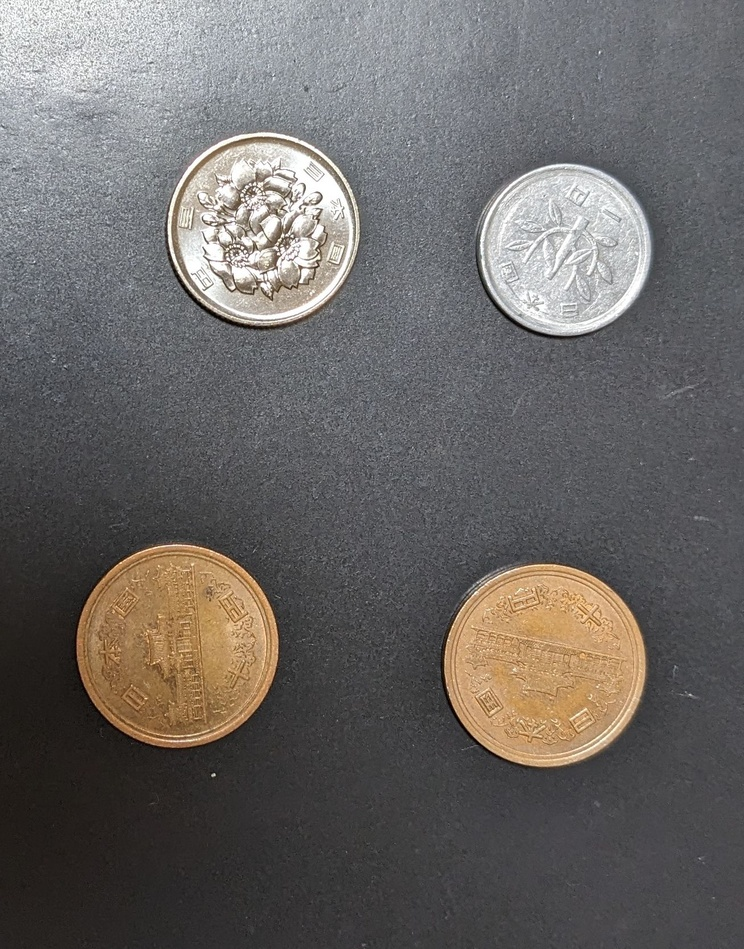
#> input picture tests/fixtures/images/coins.jpg, 744 x 949 px, shrunk from 1306 x 1666 before the run
$ python -i line.py   (imports and definitions only)
#> lines starting #> are read from the running program, lines starting #| are printed output that depends on the picture; after the words box and inside, x2 and y2 are one past the last pixel; in counts of white or black regions, pixels touching at a corner belong together
#> further down, picture is the input picture: shape (949, 744, 3); mean B, G, R 101.3, 103.4, 106.8
import cv2
import numpy as np
from cnceye.coordinate import Coordinate


class Line:
    # [28 lines left out: functions __init__, get_slope, get_slope_diff, get_intercept, get_intercept_diff, not called in this run]

    def get_x(self, y: float) -> float:
        return (y - self.get_intercept()) / self.get_slope()

    def get_y(self, x: float) -> float:
        return self.get_slope() * x + self.get_intercept()

    # [38 lines left out: functions get_length, get_intersection, is_same_straight_line, is_x_overlapping, is_y_overlapping, not called in this run]

    def is_overlapping(self, other: "Line") -> bool:
        return self.is_x_overlapping(other) and self.is_y_overlapping(other)

    # [14 lines left out: function connect_lines, not called in this run]

    def __repr__(self) -> str:
        return f"Line({self.start}, {self.end})"


def get_lines(
    image,
    gaussian_blur_size=5,
    canny_low_threshold=100,
    canny_high_threshold=200,
    rho=0.1,
    hough_threshold=100,
    min_line_length=50,
    max_line_gap=200,
):
#> called with gaussian_blur_size = 5, canny_low_threshold = 100, canny_high_threshold = 200, rho = 0.1, hough_threshold = 100, min_line_length = 50, max_line_gap = 200
    gray = cv2.cvtColor(image, cv2.COLOR_BGR2GRAY)
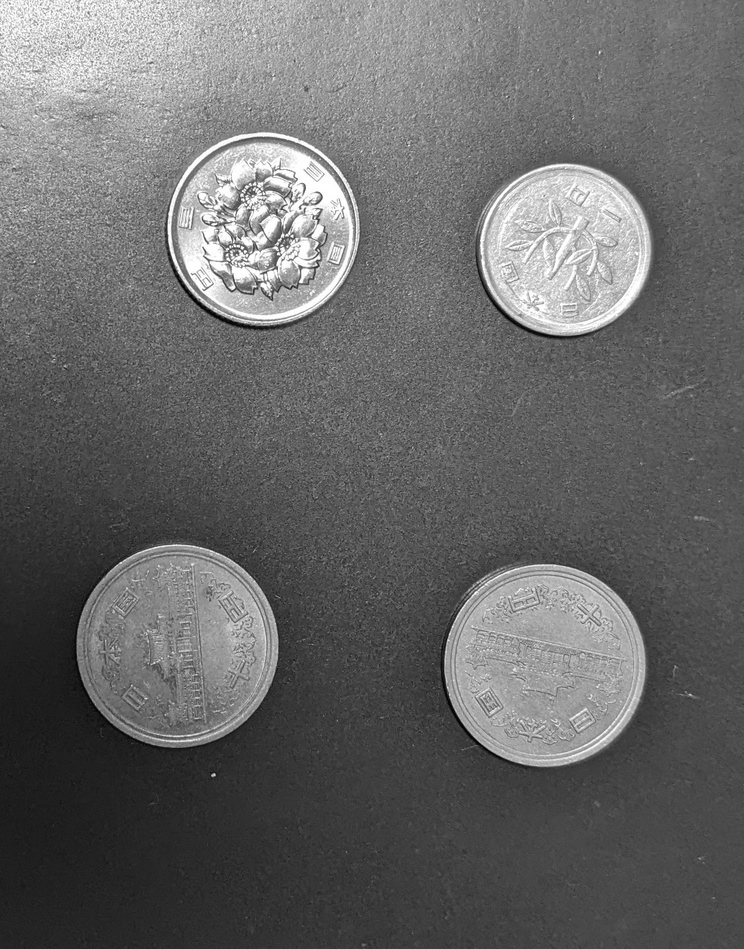
#> gray: shape (949, 744); min 0, max 255, mean 104.2
    blur_gray = cv2.GaussianBlur(gray, (gaussian_blur_size, gaussian_blur_size), 0)
    edges = cv2.Canny(
        blur_gray,
        canny_low_threshold,
        canny_high_threshold,
        apertureSize=3,
        L2gradient=True,
    )
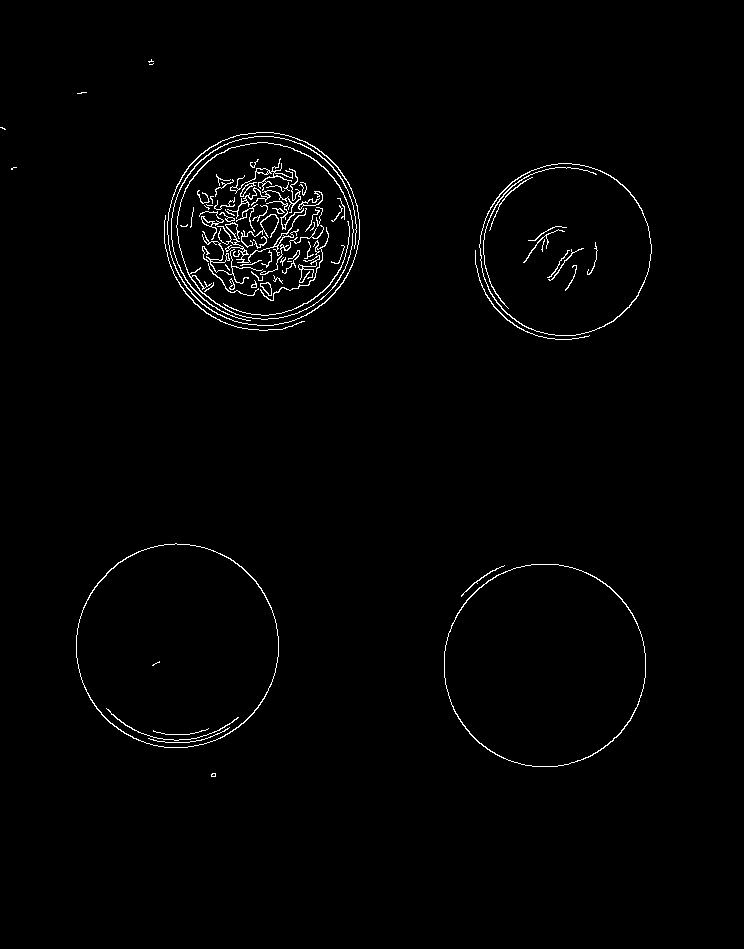
#> edges: shape (949, 744); 1.3% white in thin lines or dots, all inside (x1, y1, x2, y2) = (0, 59, 652, 777)
    edges = cv2.dilate(edges, None, iterations=1)
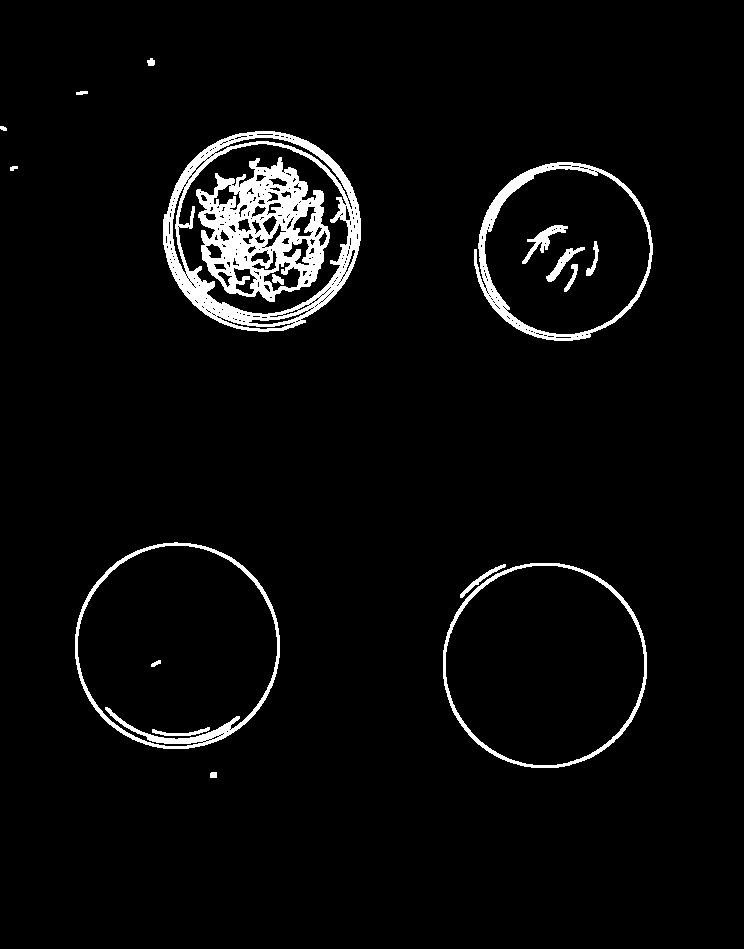
#> edges: shape (949, 744); 4.1% white; 18 white regions, largest, box (x1, y1, x2, y2) and area: (196, 157, 330, 302) 9814, (163, 131, 361, 332) 7976, (474, 162, 653, 341) 3627
    edges = cv2.erode(edges, None, iterations=1)
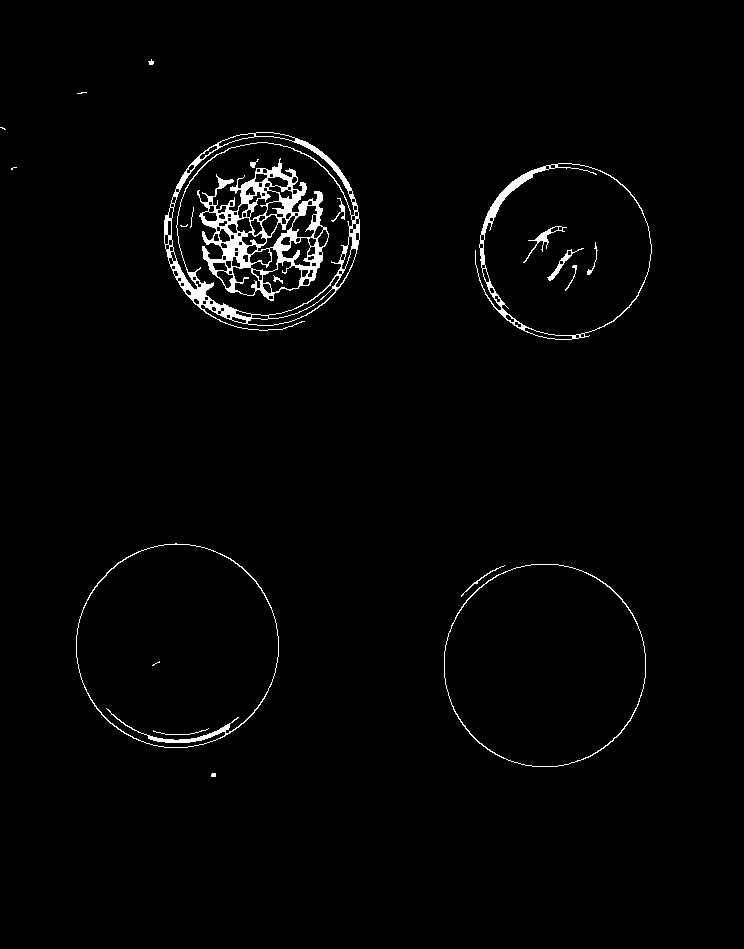
#> edges: shape (949, 744); 1.9% white; 22 white regions (6 under 20 px), largest, box (x1, y1, x2, y2) and area: (197, 158, 329, 301) 5626, (164, 132, 360, 331) 3502, (475, 163, 652, 340) 1641

    lines = cv2.HoughLinesP(
        edges,
        rho,
        np.pi / 180 * rho,
        hough_threshold,
        minLineLength=min_line_length,
        maxLineGap=max_line_gap,
    )
#> lines = [[168, 260, 650, 260]]
    return lines

>>> import cv2
>>> picture = cv2.imread('../tests/fixtures/images/coins.jpg')
>>> result = get_lines(picture)
#> result = [[168, 260, 650, 260]]

$ run again, on tests/fixtures/images/test0.jpg
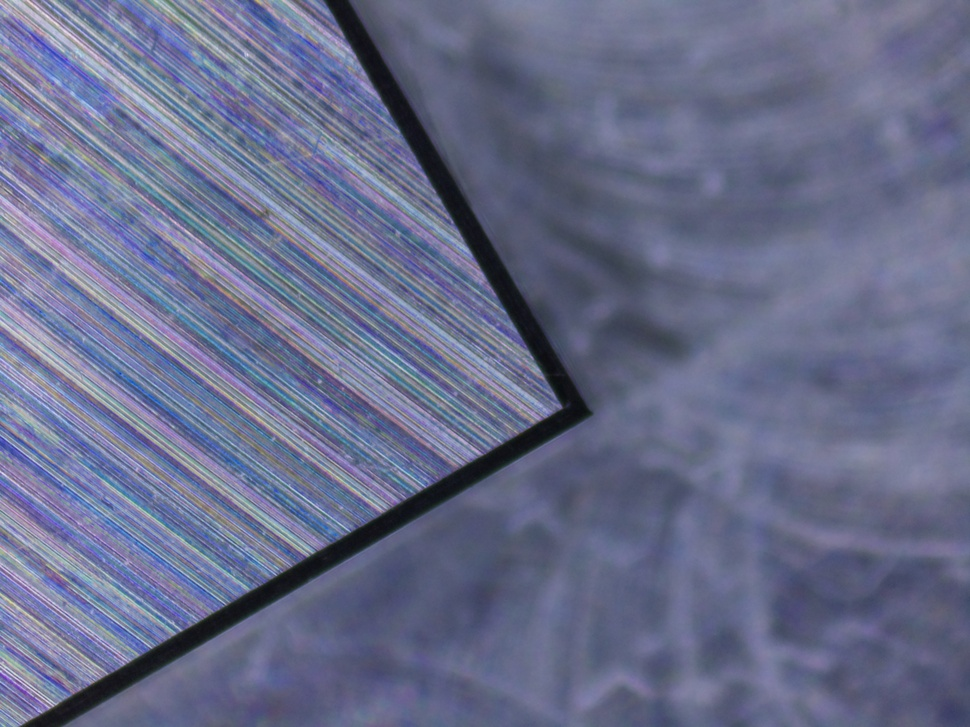
#> input picture tests/fixtures/images/test0.jpg, 970 x 727 px, shrunk from 4056 x 3040 before the run
#> picture is the input picture: shape (727, 970, 3); mean B, G, R 139, 109.1, 103.7
#> in get_lines, `gray = cv2.cvtColor(image, cv2.COLOR_BGR2GRAY)`:
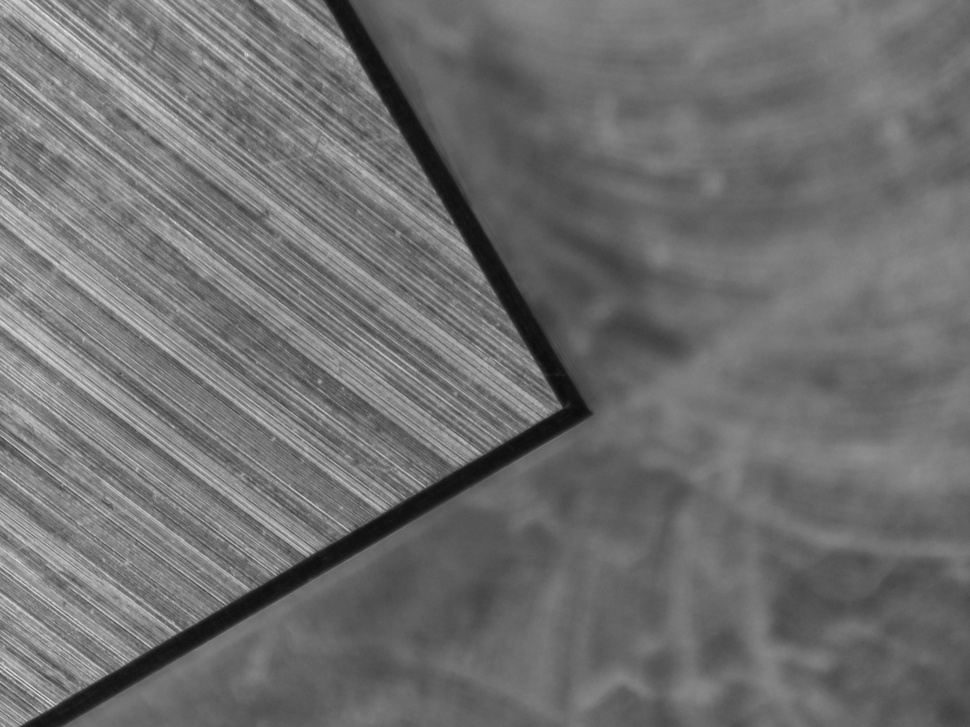
#> gray: shape (727, 970); min 11, max 232, mean 110.9
#> in get_lines, `edges = cv2.dilate(edges, None, iterations=1)`:
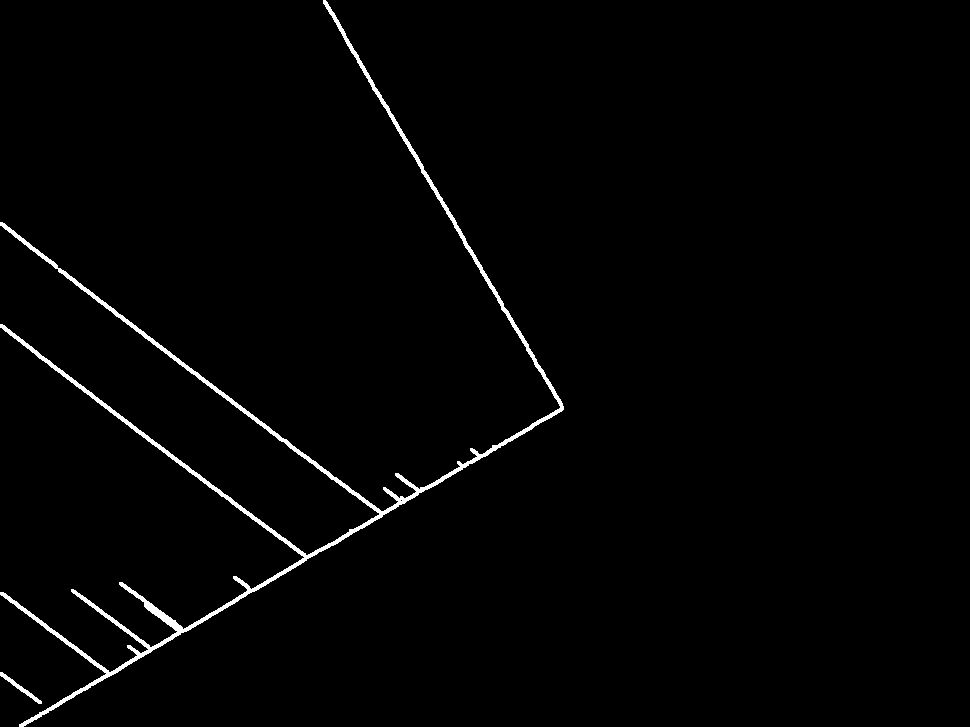
#> edges: shape (727, 970); 1.4% white; 2 white regions, box (x1, y1, x2, y2) and area: (0, 0, 564, 727) 9936, (0, 672, 42, 704) 209
#> lines = None

$ run again, on tests/fixtures/images/test1.jpg
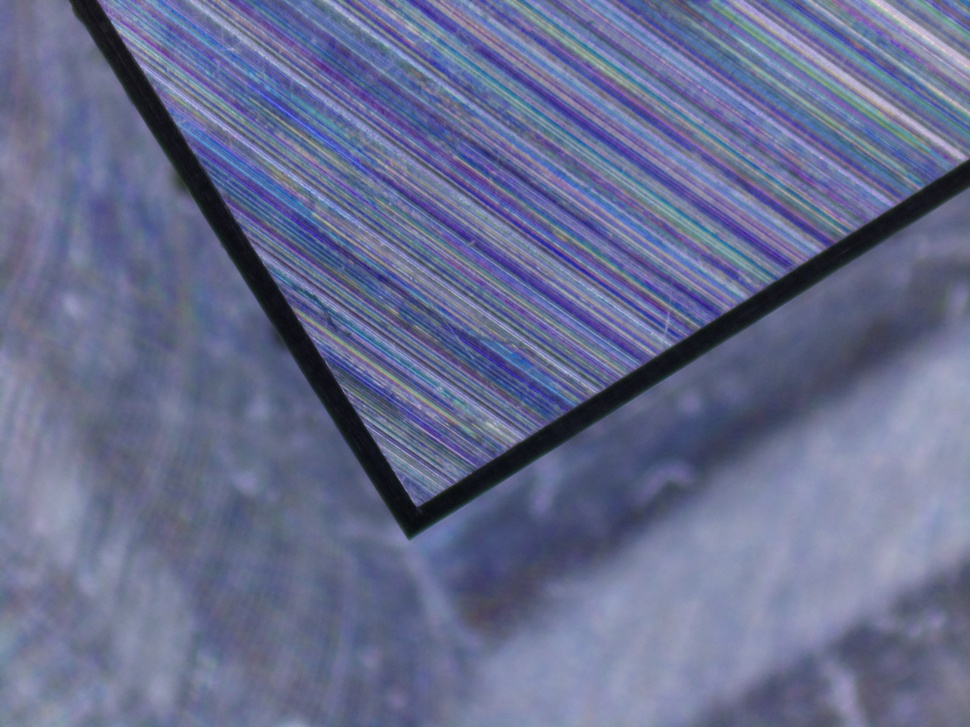
#> input picture tests/fixtures/images/test1.jpg, 970 x 727 px, shrunk from 4056 x 3040 before the run
#> picture is the input picture: shape (727, 970, 3); mean B, G, R 143, 108.9, 102.4
#> in get_lines, `gray = cv2.cvtColor(image, cv2.COLOR_BGR2GRAY)`:
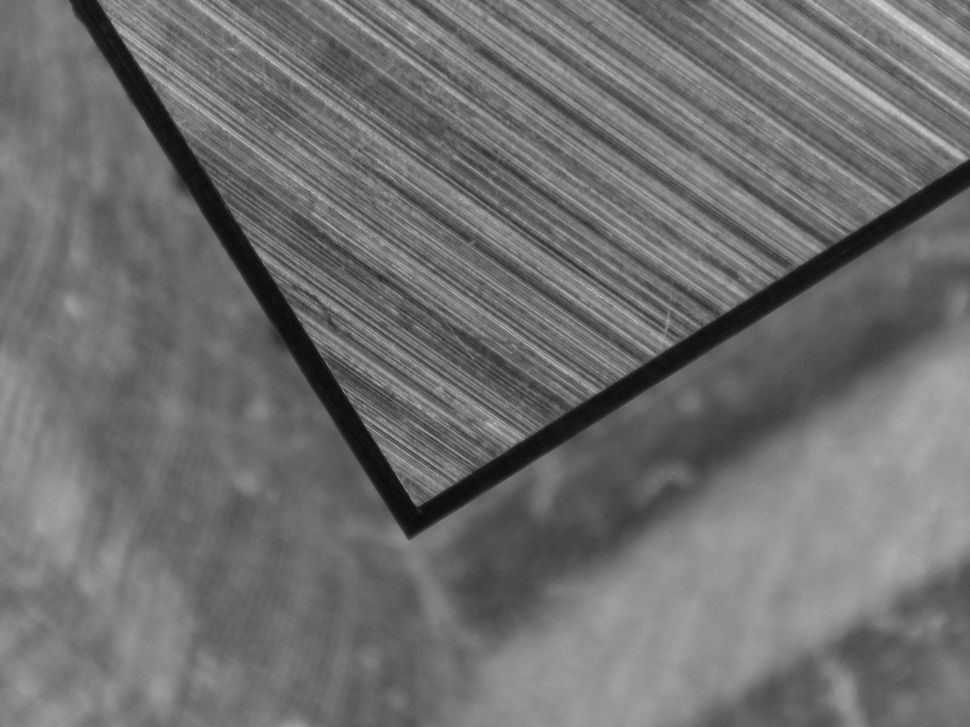
#> gray: shape (727, 970); min 9, max 220, mean 110.9
#> in get_lines, `edges = cv2.dilate(edges, None, iterations=1)`:
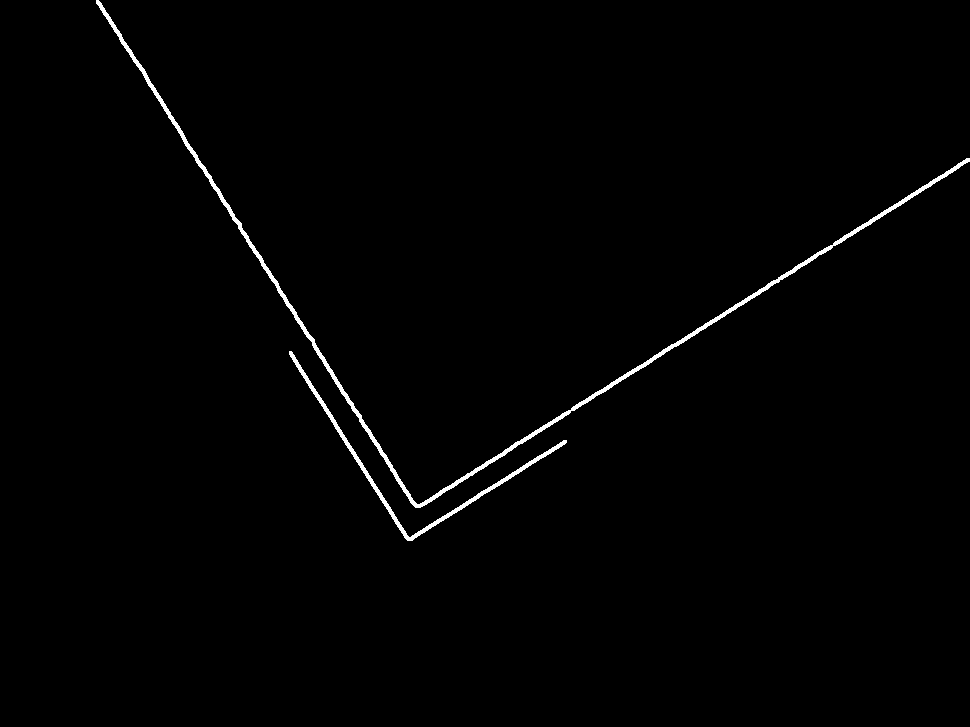
#> edges: shape (727, 970); 0.97% white; 2 white regions, box (x1, y1, x2, y2) and area: (96, 0, 970, 508) 5149, (289, 351, 567, 541) 1688
#> lines = None
